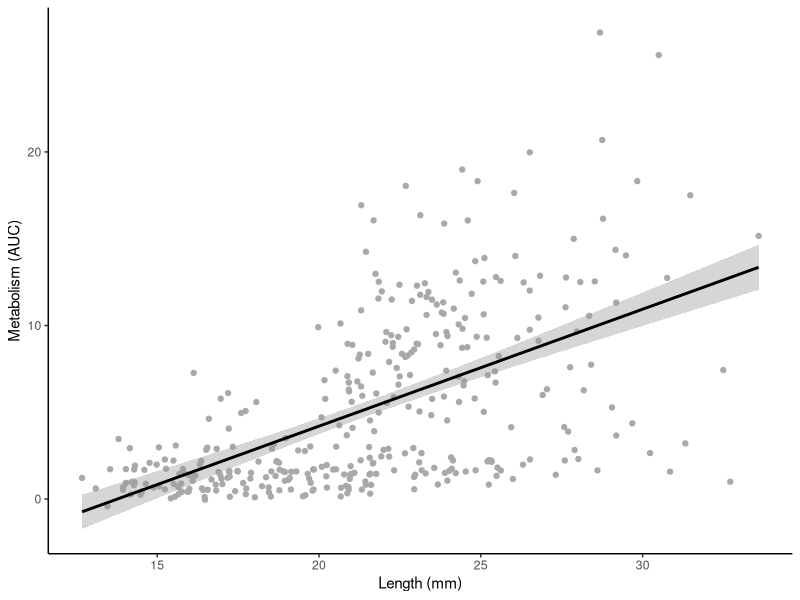
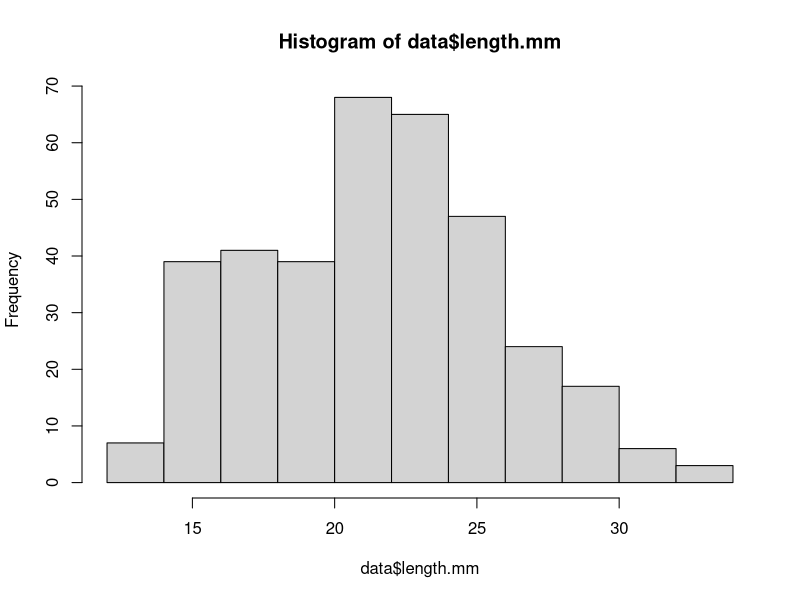
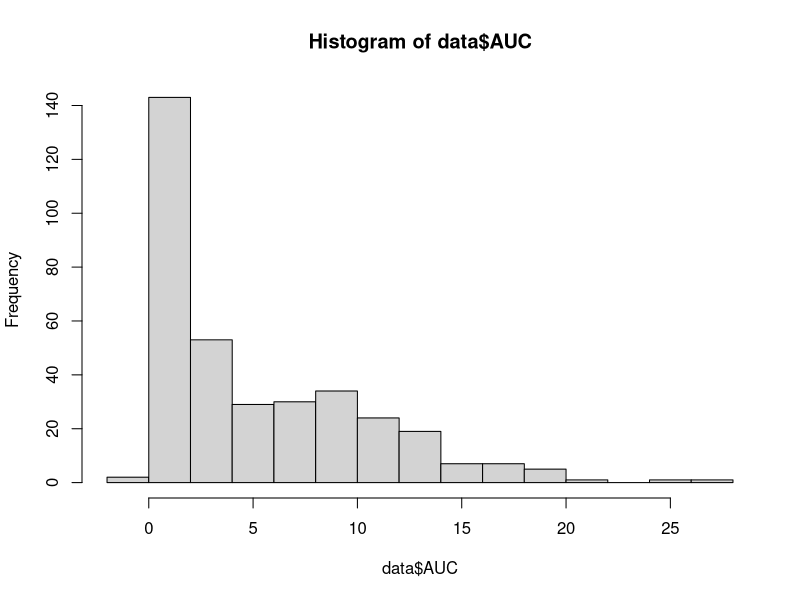
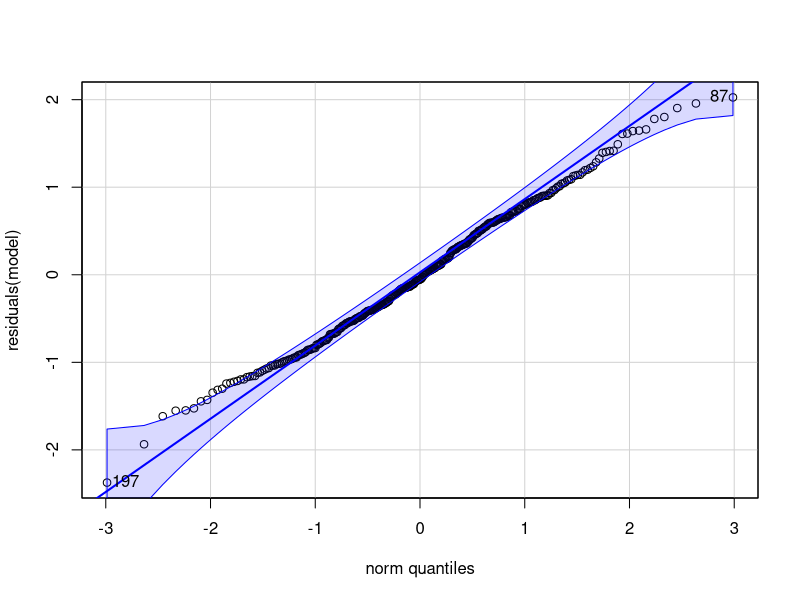
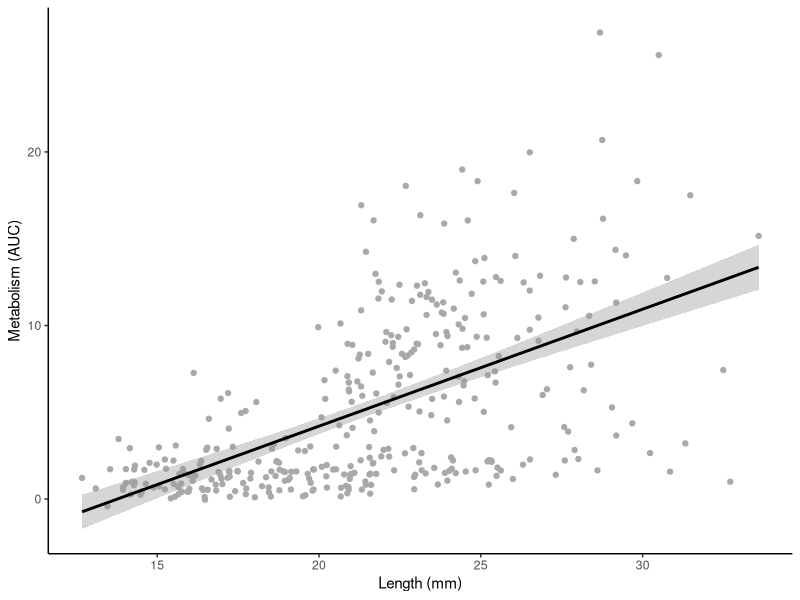

Recreate these plots in R, in order.
## ---- chunk 1
knitr::opts_chunk$set(echo = TRUE, warning = FALSE, message = FALSE)
## ---- chunk 2
library(MASS) 
library(tidyverse)
library(ggplot2)
library(readxl)
library(cowplot)
library(lme4)
library(lmerTest)
library(car)
library(effects)
library(emmeans)
library(tools)
library(pracma)
## ---- chunk 3
data1<-read_csv("output/size/10k_seed_size.csv")%>%select(length.mm,AUC)%>%mutate(experiment="Seed (15-35 mm)")

data2<-read_csv("output/size/usda_families_size.csv")%>%select(length.mm,AUC)%>%mutate(experiment="Seed (15-25 mm)")
## ---- chunk 4
data<-rbind(data1, data2)
## ---- chunk 5
size_plot<-data%>%
  
  ggplot(data=., aes(x=length.mm, y=AUC))+
  geom_point(color="darkgray")+
  geom_smooth(aes(group=1), method="lm", colour="black")+
  xlab("Length (mm)")+
  ylab("Metabolism (AUC)")+
  theme_classic();size_plot

ggsave(size_plot, filename="figures/testing/size_correlation.png", width=5, height=5)
## ---- chunk 6
hist(data$length.mm)
hist(data$AUC)
## ---- chunk 7
cor.test(data$AUC, data$length.mm, method="spearman")
## ---- chunk 8
model<-lm(sqrt(1+AUC) ~ length.mm, data=data )
qqPlot(residuals(model))

summary(model)
